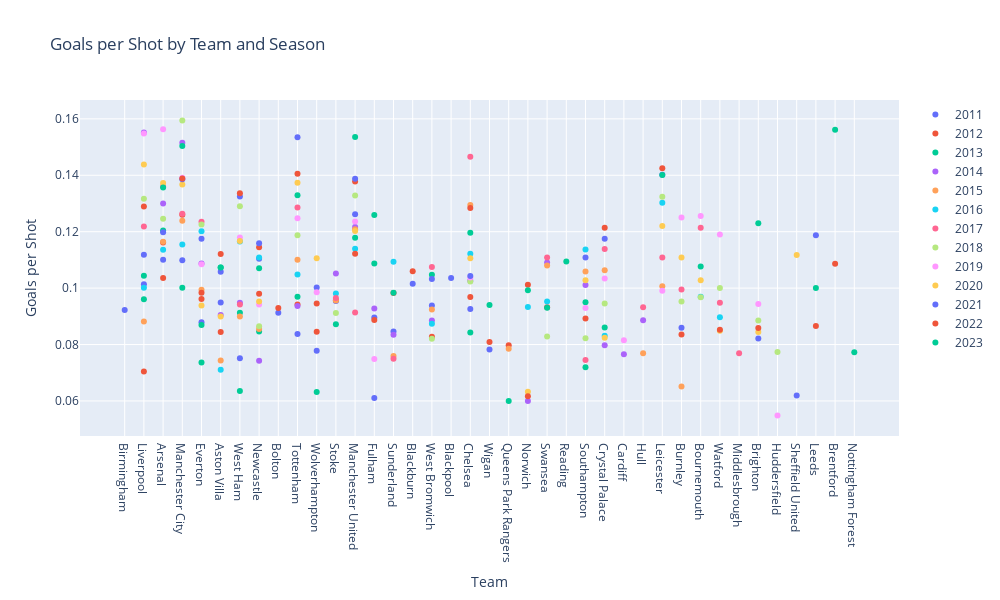

Notebook code for this chart:
### Code cell
import plotly.graph_objs as go

# assuming you have a list of data frames called dfs, each representing a season
traces = []
teams = []
for df in dfs :
  l = list(df.index)
  teams.extend(l)
teams = list(set(teams))

for df in dfs:
    trace = go.Scatter(
        x = df.index,
        y = df['Goals per Shot'],
        name = list(df["season"])[0],
        mode = 'markers'
    )
    traces.append(trace)

# create the layout for the plot
layout = go.Layout(
    title = 'Goals per Shot by Team and Season',
    xaxis = dict(
        title = 'Team'
    ),
    yaxis = dict(
        title = 'Goals per Shot'
    ),
    height=600,
    width=1000,
)

# create the figure and plot the data
fig = go.Figure(data=traces, layout=layout)
fig.show()

### Figure 1 — Plotly figure (JSON) as saved in the notebook; plotly's stock layout.template omitted (floating-point values rounded to 4 significant figures)
{"data": [{"mode": "markers", "name": "2011", "type": "scatter", "x": ["Birmingham", "Liverpool", "Arsenal", "Manchester City", "Everton", "Aston Villa", "West Ham", "Newcastle", "Bolton", "Tottenham", "Wolverhampton", "Stoke", "Manchester United", "Fulham", "Sunderland", "Blackburn", "West Bromwich", "Blackpool", "Chelsea", "Wigan"], "y": [0.09227, 0.1014, 0.1101, 0.1099, 0.08793, 0.09486, 0.07517, 0.1105, 0.09123, 0.08371, 0.1002, 0.09544, 0.1262, 0.08958, 0.08459, 0.1015, 0.0938, 0.1036, 0.09262, 0.07828]}, {"mode": "markers", "name": "2012", "type": "scatter", "x": ["Liverpool", "Stoke", "Chelsea", "Bolton", "Arsenal", "Newcastle", "Queens Park Rangers", "Wolverhampton", "Aston Villa", "Fulham", "Manchester United", "Blackburn", "Everton", "Manchester City", "Norwich", "Sunderland", "Swansea", "Tottenham", "West Bromwich", "Wigan"], "y": [0.07046, 0.09574, 0.09687, 0.09293, 0.1162, 0.1145, 0.07978, 0.08457, 0.08447, 0.08872, 0.1378, 0.106, 0.09615, 0.126, 0.1012, 0.09825, 0.09322, 0.09415, 0.08272, 0.08092]}, {"mode": "markers", "name": "2013", "type": "scatter", "x": ["West Bromwich", "Norwich", "West Ham", "Fulham", "Swansea", "Tottenham", "Queens Park Rangers", "Liverpool", "Manchester United", "Sunderland", "Manchester City", "Wigan", "Chelsea", "Aston Villa", "Stoke", "Everton", "Arsenal", "Reading", "Newcastle", "Southampton"], "y": [0.1047, 0.09927, 0.09128, 0.1087, 0.09307, 0.09692, 0.06, 0.09608, 0.1536, 0.09832, 0.1002, 0.094, 0.1196, 0.1073, 0.08718, 0.08689, 0.1204, 0.1094, 0.08459, 0.09496]}, {"mode": "markers", "name": "2014", "type": "scatter", "x": ["West Ham", "Manchester United", "Newcastle", "Stoke", "Swansea", "Aston Villa", "Everton", "Arsenal", "Chelsea", "Crystal Palace", "Sunderland", "Manchester City", "Cardiff", "Fulham", "Hull", "Liverpool", "Tottenham", "Norwich", "West Bromwich", "Southampton"], "y": [0.09479, 0.1217, 0.07427, 0.1051, 0.1091, 0.09049, 0.1087, 0.13, 0.1026, 0.07971, 0.0835, 0.1516, 0.07656, 0.09281, 0.08858, 0.1551, 0.0937, 0.05996, 0.08848, 0.1011]}, {"mode": "markers", "name": "2015", "type": "scatter", "x": ["Leicester", "Liverpool", "Aston Villa", "Sunderland", "Swansea", "West Ham", "Manchester United", "Chelsea", "Tottenham", "Hull", "Everton", "Newcastle", "Stoke", "Crystal Palace", "Manchester City", "Arsenal", "Southampton", "Queens Park Rangers", "Burnley", "West Bromwich"], "y": [0.1007, 0.08814, 0.07434, 0.07598, 0.108, 0.08998, 0.1209, 0.1294, 0.1101, 0.07692, 0.09938, 0.08547, 0.09562, 0.1063, 0.1239, 0.1164, 0.1059, 0.0785, 0.06512, 0.09246]}, {"mode": "markers", "name": "2016", "type": "scatter", "x": ["Swansea", "Manchester United", "Southampton", "Chelsea", "Norwich", "Crystal Palace", "West Ham", "Aston Villa", "Bournemouth", "Sunderland", "Leicester", "Tottenham", "Liverpool", "Manchester City", "Arsenal", "Everton", "Newcastle", "Stoke", "Watford", "West Bromwich"], "y": [0.09524, 0.114, 0.1137, 0.1122, 0.0933, 0.08316, 0.1165, 0.07105, 0.09698, 0.1093, 0.1303, 0.1049, 0.1002, 0.1154, 0.1136, 0.1202, 0.1108, 0.09809, 0.08969, 0.0874]}, {"mode": "markers", "name": "2017", "type": "scatter", "x": ["Watford", "West Ham", "Manchester City", "Bournemouth", "Burnley", "Hull", "Leicester", "Swansea", "Liverpool", "Arsenal", "Chelsea", "Southampton", "Everton", "West Bromwich", "Middlesbrough", "Sunderland", "Stoke", "Crystal Palace", "Tottenham", "Manchester United"], "y": [0.09479, 0.09419, 0.1264, 0.1214, 0.09949, 0.0932, 0.1109, 0.1108, 0.1219, 0.136, 0.1466, 0.07455, 0.1235, 0.1075, 0.07692, 0.07494, 0.09647, 0.1139, 0.1286, 0.09137]}, {"mode": "markers", "name": "2018", "type": "scatter", "x": ["Brighton", "Stoke", "Watford", "West Bromwich", "Leicester", "Bournemouth", "Everton", "Manchester City", "Arsenal", "Chelsea", "Swansea", "Tottenham", "West Ham", "Newcastle", "Southampton", "Burnley", "Crystal Palace", "Huddersfield", "Liverpool", "Manchester United"], "y": [0.08854, 0.09115, 0.1, 0.08201, 0.1324, 0.09677, 0.1226, 0.1594, 0.1246, 0.1023, 0.08284, 0.1188, 0.129, 0.08647, 0.08222, 0.09524, 0.09454, 0.07735, 0.1317, 0.1328]}, {"mode": "markers", "name": "2019", "type": "scatter", "x": ["Everton", "Bournemouth", "Wolverhampton", "West Ham", "Cardiff", "Newcastle", "Huddersfield", "Chelsea", "Arsenal", "Manchester City", "Watford", "Tottenham", "Southampton", "Manchester United", "Liverpool", "Leicester", "Fulham", "Crystal Palace", "Burnley", "Brighton"], "y": [0.1084, 0.1256, 0.09853, 0.1179, 0.08153, 0.09417, 0.05486, 0.1038, 0.1563, 0.1391, 0.119, 0.1248, 0.09298, 0.1236, 0.1548, 0.09903, 0.07489, 0.1034, 0.125, 0.09434]}, {"mode": "markers", "name": "2020", "type": "scatter", "x": ["Everton", "Arsenal", "Bournemouth", "West Ham", "Sheffield United", "Manchester City", "Norwich", "Manchester United", "Leicester", "Wolverhampton", "Chelsea", "Burnley", "Newcastle", "Liverpool", "Southampton", "Tottenham", "Crystal Palace", "Watford", "Brighton", "Aston Villa"], "y": [0.09382, 0.1373, 0.1028, 0.1167, 0.1117, 0.1367, 0.06326, 0.1202, 0.122, 0.1106, 0.1106, 0.1108, 0.09524, 0.1438, 0.1028, 0.1374, 0.08245, 0.08491, 0.08442, 0.08991]}, {"mode": "markers", "name": "2021", "type": "scatter", "x": ["Burnley", "Manchester City", "West Ham", "Chelsea", "West Bromwich", "Sheffield United", "Tottenham", "Liverpool", "Brighton", "Leeds", "Wolverhampton", "Newcastle", "Manchester United", "Everton", "Southampton", "Crystal Palace", "Fulham", "Leicester", "Arsenal", "Aston Villa"], "y": [0.08594, 0.1386, 0.1325, 0.1043, 0.1032, 0.06192, 0.1535, 0.1118, 0.08214, 0.1188, 0.07775, 0.1159, 0.1388, 0.1175, 0.1108, 0.1175, 0.06109, 0.1402, 0.1198, 0.1058]}, {"mode": "markers", "name": "2022", "type": "scatter", "x": ["Everton", "Tottenham", "West Ham", "Manchester United", "Crystal Palace", "Chelsea", "Burnley", "Brentford", "Brighton", "Liverpool", "Leicester", "Norwich", "Arsenal", "Manchester City", "Aston Villa", "Leeds", "Watford", "Wolverhampton", "Newcastle", "Southampton"], "y": [0.0984, 0.1405, 0.1336, 0.1122, 0.1214, 0.1284, 0.08354, 0.1086, 0.08589, 0.1289, 0.1425, 0.06166, 0.1036, 0.1388, 0.1121, 0.0866, 0.08521, 0.09453, 0.098, 0.08921]}, {"mode": "markers", "name": "2023", "type": "scatter", "x": ["Chelsea", "Everton", "Manchester United", "Aston Villa", "Brentford", "Brighton", "Wolverhampton", "Newcastle", "Nottingham Forest", "Tottenham", "West Ham", "Arsenal", "Crystal Palace", "Fulham", "Leicester", "Southampton", "Bournemouth", "Leeds", "Manchester City", "Liverpool"], "y": [0.08425, 0.07359, 0.1178, 0.1073, 0.1561, 0.123, 0.0632, 0.107, 0.07725, 0.1329, 0.06355, 0.1356, 0.08607, 0.1259, 0.1401, 0.07197, 0.1077, 0.1, 0.1504, 0.1044]}], "layout": {"height": 600, "title": {"text": "Goals per Shot by Team and Season"}, "width": 1000, "xaxis": {"title": {"text": "Team"}}, "yaxis": {"title": {"text": "Goals per Shot"}}}}
